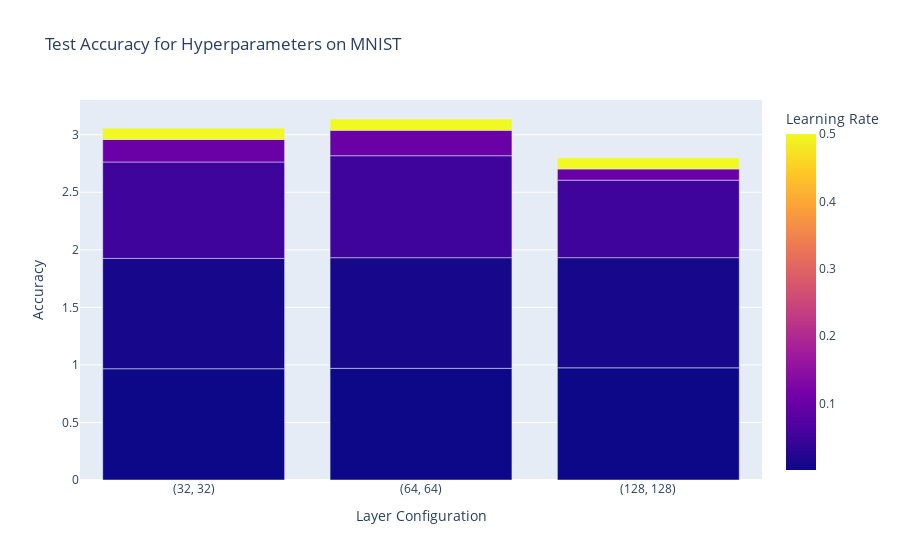
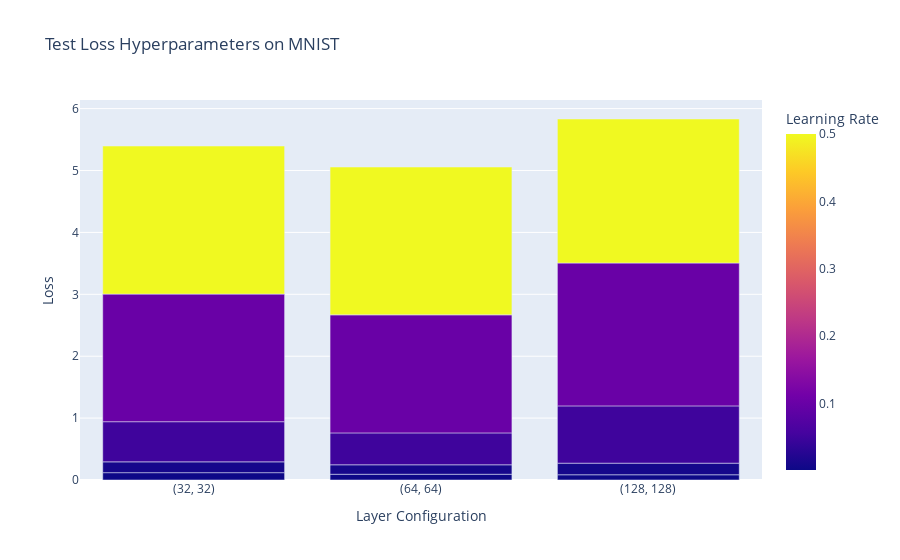

The notebook cell these images were saved under, in order:
### Code cell
df = train_and_test_model()

### Figure 1 — Plotly figure (JSON) as saved in the notebook; plotly's stock layout.template omitted (floating-point values rounded to 4 significant figures)
{"data": [{"alignmentgroup": "True", "hovertemplate": "Layer Configuration=%{x}<br>Accuracy=%{y}<br>Learning Rate=%{marker.color}<extra></extra>", "legendgroup": "", "marker": {"color": [0.001, 0.001, 0.001, 0.01, 0.01, 0.01, 0.05, 0.05, 0.05, 0.1, 0.1, 0.1, 0.5, 0.5, 0.5], "coloraxis": "coloraxis", "pattern": {"shape": ""}}, "name": "", "offsetgroup": "", "orientation": "v", "showlegend": false, "textposition": "auto", "type": "bar", "x": ["(32, 32)", "(64, 64)", "(128, 128)", "(32, 32)", "(64, 64)", "(128, 128)", "(32, 32)", "(64, 64)", "(128, 128)", "(32, 32)", "(64, 64)", "(128, 128)", "(32, 32)", "(64, 64)", "(128, 128)"], "xaxis": "x", "y": [0.9669, 0.9703, 0.9749, 0.9584, 0.9614, 0.957, 0.8378, 0.8859, 0.6734, 0.1962, 0.221, 0.0974, 0.098, 0.098, 0.098], "yaxis": "y"}], "layout": {"barmode": "relative", "coloraxis": {"colorbar": {"title": {"text": "Learning Rate"}}, "colorscale": [[0, "#0d0887"], [0.1111, "#46039f"], [0.2222, "#7201a8"], [0.3333, "#9c179e"], [0.4444, "#bd3786"], [0.5556, "#d8576b"], [0.6667, "#ed7953"], [0.7778, "#fb9f3a"], [0.8889, "#fdca26"], [1, "#f0f921"]]}, "legend": {"tracegroupgap": 0}, "title": {"text": "Test Accuracy for Hyperparameters on MNIST"}, "xaxis": {"anchor": "y", "domain": [0, 1], "title": {"text": "Layer Configuration"}}, "yaxis": {"anchor": "x", "domain": [0, 1], "title": {"text": "Accuracy"}}}}

### Figure 2 — Plotly figure (JSON) as saved in the notebook; plotly's stock layout.template omitted (floating-point values rounded to 4 significant figures)
{"data": [{"alignmentgroup": "True", "hovertemplate": "Layer Configuration=%{x}<br>Loss=%{y}<br>Learning Rate=%{marker.color}<extra></extra>", "legendgroup": "", "marker": {"color": [0.001, 0.001, 0.001, 0.01, 0.01, 0.01, 0.05, 0.05, 0.05, 0.1, 0.1, 0.1, 0.5, 0.5, 0.5], "coloraxis": "coloraxis", "pattern": {"shape": ""}}, "name": "", "offsetgroup": "", "orientation": "v", "showlegend": false, "textposition": "auto", "type": "bar", "x": ["(32, 32)", "(64, 64)", "(128, 128)", "(32, 32)", "(64, 64)", "(128, 128)", "(32, 32)", "(64, 64)", "(128, 128)", "(32, 32)", "(64, 64)", "(128, 128)", "(32, 32)", "(64, 64)", "(128, 128)"], "xaxis": "x", "y": [0.1184, 0.09268, 0.08483, 0.1749, 0.153, 0.1872, 0.6487, 0.5152, 0.9254, 2.061, 1.907, 2.308, 2.392, 2.388, 2.326], "yaxis": "y"}], "layout": {"barmode": "relative", "coloraxis": {"colorbar": {"title": {"text": "Learning Rate"}}, "colorscale": [[0, "#0d0887"], [0.1111, "#46039f"], [0.2222, "#7201a8"], [0.3333, "#9c179e"], [0.4444, "#bd3786"], [0.5556, "#d8576b"], [0.6667, "#ed7953"], [0.7778, "#fb9f3a"], [0.8889, "#fdca26"], [1, "#f0f921"]]}, "legend": {"tracegroupgap": 0}, "title": {"text": "Test Loss Hyperparameters on MNIST"}, "xaxis": {"anchor": "y", "domain": [0, 1], "title": {"text": "Layer Configuration"}}, "yaxis": {"anchor": "x", "domain": [0, 1], "title": {"text": "Loss"}}}}
